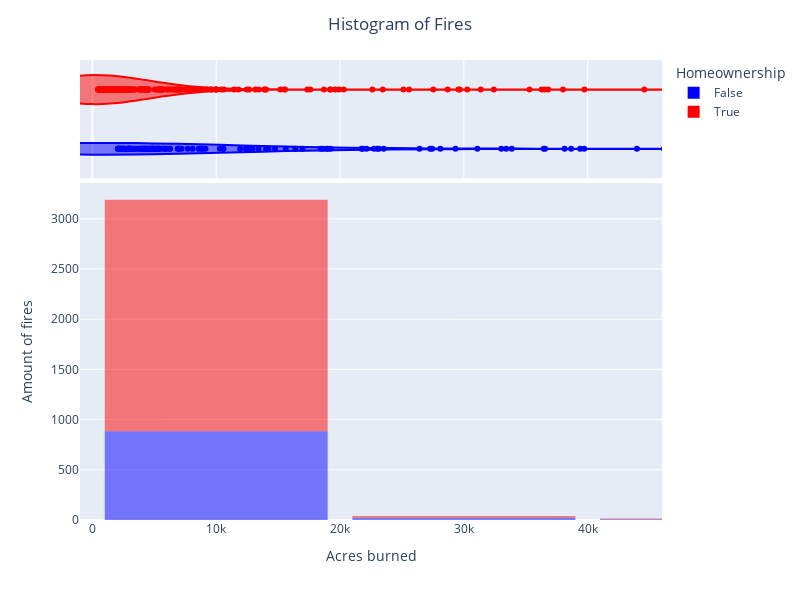

The cell this chart's notebook holds for it:
### Markdown cell above
**(Click Here)**

### Code cell
#Answer for question 3
fig = px.histogram(DF,
                   nbins=55,
                   x='incident_acres_burned',
                   color='calfire_incident',
                   opacity=0.5,
                  color_discrete_map={True: 'red', False: 'blue'},  # Adjust to your actual values
    marginal="violin"
)

fig.update_layout(bargap=0.1,
                  title='Histogram of Fires',
                  title_x=0.5,
                  xaxis={'range':[-1000, 46000]},
                  xaxis_title="Acres burned",
                  yaxis_title="Amount of fires",
                  legend_title="Homeownership",
                  autosize=False,
                  width=800,
                  height=600)
fig.show()

### Figure 1 — Plotly figure (JSON) as saved in the notebook; plotly's stock layout.template omitted (floating-point values rounded to 4 significant figures; data arrays with more than 128 entries replaced by an {"elided": "..."} marker saying what was removed)
{"data": [{"bingroup": "x", "hovertemplate": "calfire_incident=False<br>incident_acres_burned=%{x}<br>count=%{y}<extra></extra>", "legendgroup": "False", "marker": {"color": "blue", "opacity": 0.5, "pattern": {"shape": ""}}, "name": "False", "nbinsx": 55, "orientation": "v", "showlegend": true, "type": "histogram", "x": {"elided": "989 float values"}, "xaxis": "x", "yaxis": "y"}, {"hovertemplate": "calfire_incident=False<br>incident_acres_burned=%{x}<extra></extra>", "legendgroup": "False", "marker": {"color": "blue"}, "name": "False", "scalegroup": "x", "showlegend": false, "type": "violin", "x": {"elided": "989 float values"}, "xaxis": "x2", "yaxis": "y2"}, {"bingroup": "x", "hovertemplate": "calfire_incident=True<br>incident_acres_burned=%{x}<br>count=%{y}<extra></extra>", "legendgroup": "True", "marker": {"color": "red", "opacity": 0.5, "pattern": {"shape": ""}}, "name": "True", "nbinsx": 55, "orientation": "v", "showlegend": true, "type": "histogram", "x": {"elided": "2351 float values"}, "xaxis": "x", "yaxis": "y"}, {"hovertemplate": "calfire_incident=True<br>incident_acres_burned=%{x}<extra></extra>", "legendgroup": "True", "marker": {"color": "red"}, "name": "True", "scalegroup": "x", "showlegend": false, "type": "violin", "x": {"elided": "2351 float values"}, "xaxis": "x2", "yaxis": "y2"}], "layout": {"autosize": false, "bargap": 0.1, "barmode": "relative", "height": 600, "legend": {"title": {"text": "Homeownership"}, "tracegroupgap": 0}, "margin": {"t": 60}, "title": {"text": "Histogram of Fires", "x": 0.5}, "width": 800, "xaxis": {"anchor": "y", "domain": [0, 1], "range": [-1000, 46000], "title": {"text": "Acres burned"}}, "xaxis2": {"anchor": "y2", "domain": [0, 1], "matches": "x", "showgrid": true, "showticklabels": false}, "yaxis": {"anchor": "x", "domain": [0, 0.7326], "title": {"text": "Amount of fires"}}, "yaxis2": {"anchor": "x2", "domain": [0.7426, 1], "matches": "y2", "showgrid": false, "showline": false, "showticklabels": false, "ticks": ""}}}
